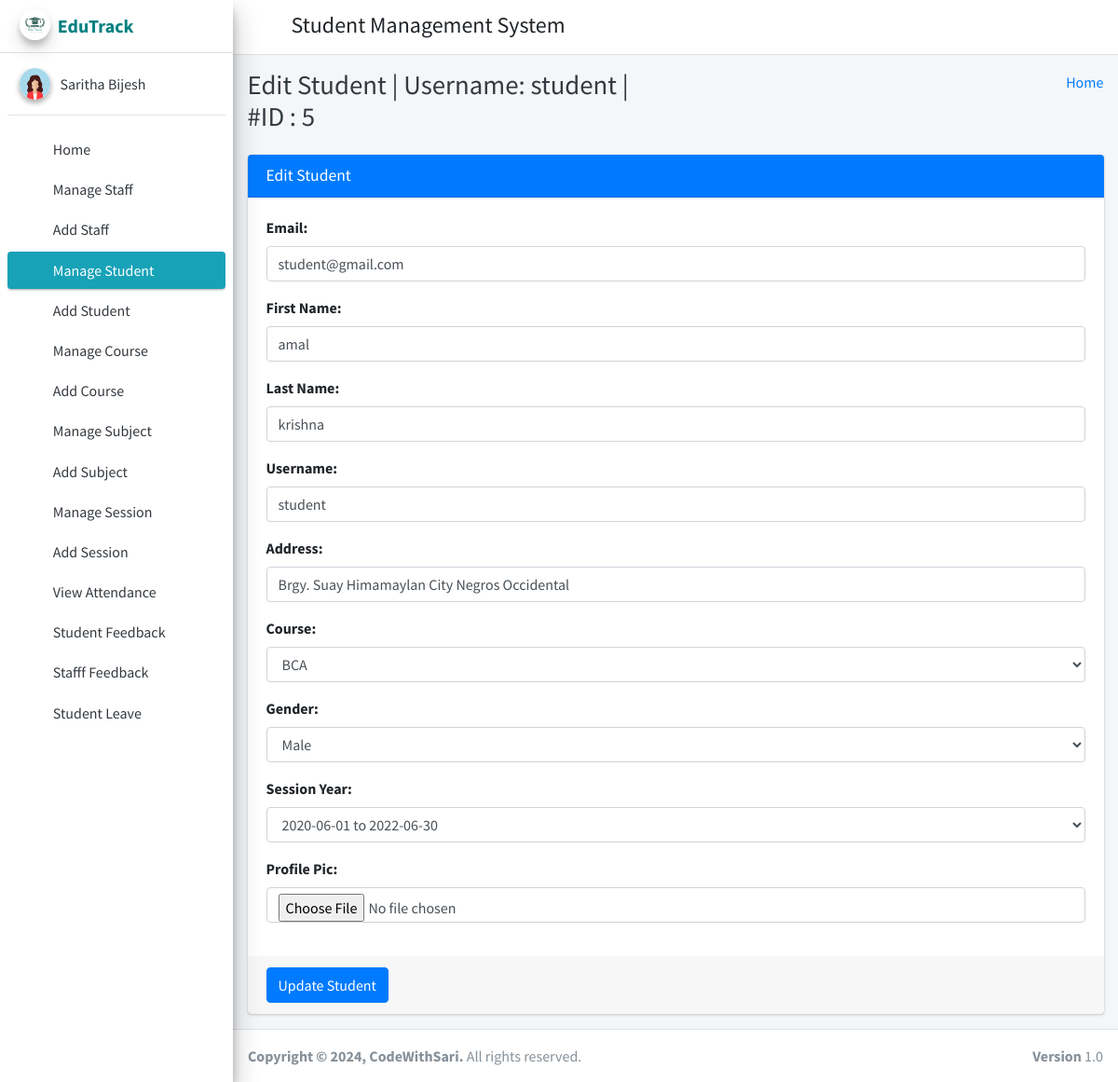
The app's page /edit_student/5 (signed in) with its own data.
### student_management_app/models.py (models this page shows)
class CustomUser(AbstractUser):
    user_type_data = ((1, "HOD"), (2, "Staff"), (3, "Student"))
    user_type = models.CharField(default=1, choices=user_type_data, max_length=10)

class Students(models.Model):
    id = models.AutoField(primary_key=True)
    admin = models.OneToOneField(CustomUser, on_delete = models.CASCADE)
    gender = models.CharField(max_length=50)
    profile_pic = models.FileField()
    address = models.TextField()
    course_id = models.ForeignKey(Courses, on_delete=models.DO_NOTHING, default=1)
    session_year_id = models.ForeignKey(SessionYearModel, on_delete=models.CASCADE)
    created_at = models.DateTimeField(auto_now_add=True)
    updated_at = models.DateTimeField(auto_now=True)
    objects = models.Manager()

### student_management_app/HodViews.py (the view)
# urls.py: path('edit_student/<student_id>', HodViews.edit_student, name="edit_student"),
def edit_student(request, student_id):
    request.session['student_id'] = student_id
    student = Students.objects.get(admin=student_id)
    form = EditStudentForm()
    form.fields['email'].initial = student.admin.email
    form.fields['username'].initial = student.admin.username
    form.fields['first_name'].initial = student.admin.first_name
    form.fields['last_name'].initial = student.admin.last_name
    form.fields['address'].initial = student.address
    form.fields['course_id'].initial = student.course_id.id
    form.fields['gender'].initial = student.gender
    form.fields['session_year_id'].initial = student.session_year_id.id
    context = {
        "id": student_id,
        "username": student.admin.username,
        "form": form
    }
    return render(request, "hod_template/edit_student_template.html", context)

### student_management_app/LoginCheckMiddleWare.py (called while the page is built, shortened)
    def process_view(self, request, view_func, view_args, view_kwargs):
        modulename = view_func.__module__
        user = request.user
        if user.is_authenticated:
            if user.user_type == "1":
                if modulename == "student_management_app.HodViews":
                    pass
                elif modulename == "student_management_app.views" or modulename == "django.views.static":
                    pass
                else:
                    return redirect("admin_home")
            else:
                return redirect("login")
        else:
            if request.path == reverse("login") or request.path == reverse("doLogin"):
                pass
            else:
                return redirect("login")

### student_management_app/templates/hod_template/edit_student_template.html (shortened to what this page needs)
{% extends 'hod_template/base_template.html' %}
{% block page_title %}
    Edit Student | Username: {{ username }} | #ID : {{ id }}
{% endblock page_title %}
{% block main_content %}
{% load static %}
<section class="content">
        <div class="container-fluid">
            <div class="row">
                <div class="col-md-12">
                    <div class="card card-primary">
                    <div class="card-header">
                        <h3 class="card-title">Edit Student</h3>
                    </div>
                    {% url 'edit_student_save' as action_path %}
                    {% include 'hod_template/form_template.html' with messages=messages form=form action_path=action_path button_text="Update Student" %}
                    </div>
                </div>
            </div>
        </div>
      </section>
  {% endblock main_content %}

### student_management_app/templates/hod_template/sidebar_template.html (shortened to what this page needs)
{% load static %}
<aside class="main-sidebar sidebar-light-info elevation-4">
      <a href="{% url 'admin_home' %}" class="brand-link">
        <img src="{% static 'dist/img/edutracklogo.jpeg' %}" alt="EduTrackLogo" class="brand-image img-circle elevation-3"
            style="opacity: .8">
        <span class="brand-text font-weight-bold" style="color: teal;">EduTrack</span>
      </a>
      <div class="sidebar">
        <div class="user-panel mt-3 pb-3 mb-3 d-flex">
          <div class="image">
            <img src="{% static 'dist/img/profpicgirl1.png' %}" class="img-circle elevation-2" alt="User Image">
          </div>
          <div class="info">
            <a href="{% url 'admin_profile' %}" class="d-block">{{ user.first_name }} {{ user.last_name }}</a>
          </div>
        </div>
        <nav class="mt-2">
          <ul class="nav nav-pills nav-sidebar flex-column" data-widget="treeview" role="menu" data-accordion="false">
            <li class="nav-item">
              {% url 'admin_home' as admin_home %}
              <a href="{{ admin_home }}" class="nav-link {% if request.path == admin_home %} active {% endif %}">
                <i class="nav-icon fas fa-tachometer-alt"></i>
                <p>
                  Home
                </p>
              </a>
            </li>
            <li class="nav-item">
              {% url 'manage_staff' as manage_staff %}
              {% url 'edit_staff' staff_id=id as edit_staff %}
              <a href="{{ manage_staff }}" class="nav-link {% if request.path == manage_staff %} active {% endif %} {% if request.path == edit_staff %} active {% endif %}">
                <i class="nav-icon fas fa-chalkboard-teacher"></i>
                <p>
                  Manage Staff
                </p>
              </a>
            </li>
            <li class="nav-item">
              {% url 'add_staff' as add_staff %}
              <a href="{{ add_staff }}" class="nav-link {% if request.path == add_staff %} active {% endif %}">
                <i class="nav-icon fas fa-th"></i>
                <p>
                  Add Staff
                </p>
              </a>
            </li>
            <li class="nav-item">
              {% url 'manage_student' as manage_student %}
              {% url 'edit_student' student_id=id as edit_student %}
              <a href="{{ manage_student }}" class="nav-link {% if request.path == manage_student %} active {% endif %} {% if request.path == edit_student %} active {% endif %}">
                <i class="nav-icon fas fa-user-graduate"></i>
                <p>
                  Manage Student
                </p>
              </a>
            </li>
            <li class="nav-item">
              {% url 'add_student' as add_student %}
              <a href="{{ add_student }}" class="nav-link {% if request.path == add_student %} active {% endif %}">
                <i class="nav-icon fas fa-th"></i>
                <p>
                  Add Student
                </p>
              </a>
            </li>
            <li class="nav-item">
              {% url 'manage_course' as manage_course %}
              {% url 'edit_course' course_id=id as edit_course %}
              <a href="{{ manage_course }}" class="nav-link {% if request.path == manage_course %} active {% endif %} {% if request.path == edit_course %} active {% endif %}">
                <i class="nav-icon fas fa-chalkboard"></i>
                <p>
                  Manage Course
                </p>
              </a>
            </li>
            <li class="nav-item">
            {% url 'add_course' as add_course %}
              <a href="{{ add_course }}" class="nav-link {% if request.path == add_course %} active {% endif %}">
                <i class="nav-icon fas fa-th"></i>
                <p>
                  Add Course
                </p>
              </a>
            </li>
            <li class="nav-item">
              {% url 'manage_subject' as manage_subject %}
              {% url 'edit_subject' subject_id=id as edit_subject %}
              <a href="{{ manage_subject }}" class="nav-link {% if request.path == manage_subject %} active {% endif %} {% if request.path == edit_subject %} active {% endif %}">
                <i class="nav-icon fas fa-book"></i>
                <p>
                  Manage Subject
                </p>
              </a>
            </li>
            <li class="nav-item">
              {% url 'add_subject' as add_subject %}
              <a href="{{ add_subject }}" class="nav-link {% if request.path == add_subject %} active {% endif %}">
                <i class="nav-icon fas fa-th"></i>
                <p>
                  Add Subject
                </p>
              </a>
            </li>
            <li class="nav-item">
              {% url 'manage_session' as manage_session %}
              {% url 'edit_session' session_id=id as edit_session %}
              <a href="{{ manage_session }}" class="nav-link {% if request.path == manage_session %} active {% endif %} {% if request.path == edit_session %} active {% endif %}">
                <i class="nav-icon fas fa-graduation-cap"></i>
                <p>
                  Manage Session
                </p>
              </a>
            </li>
            <li class="nav-item">
              {% url 'add_session' as add_session %}
              <a href="{{ add_session }}" class="nav-link {% if request.path == add_session %} active {% endif %}">
                <i class="nav-icon fas fa-th"></i>
                <p>
                  Add Session
                </p>
              </a>
            </li>
            <li class="nav-item">
              {% url 'admin_view_attendance' as admin_view_attendance %}
              <a href="{{ admin_view_attendance }}" class="nav-link {% if request.path == admin_view_attendance %} active {% endif %}">
                <i class="nav-icon fas fa-calendar-alt"></i>
                <p>
                  View Attendance
                </p>
              </a>
            </li>
            <li class="nav-item">
              {% url 'student_feedback_message' as student_feedback_message %}
              <a href="{{ student_feedback_message }}" class="nav-link {% if request.path == student_feedback_message %} active {% endif %}">
                <i class="nav-icon fas fa-th"></i>
                <p>
                  Student Feedback
                </p>
              </a>
            </li>
            <li class="nav-item">
              {% url 'staff_feedback_message' as staff_feedback_message %}
              <a href="{{ staff_feedback_message }}" class="nav-link {% if request.path == staff_feedback_message %} active {% endif %}">
                <i class="nav-icon fas fa-th"></i>
                <p>
                  Stafff Feedback
                </p>
              </a>
            </li>
            <li class="nav-item">
              {% url 'student_leave_view' as student_leave_view %}
              <a href="{{ student_leave_view }}" class="nav-link {% if request.path == student_leave_view %} active {% endif %}">
                <i class="nav-icon fas fa-th"></i>
                <p>
                  Student Leave
                </p>
              </a>
            </li>
            <li class="nav-item">
              {% url 'staff_leave_view' as staff_leave_view %}
              <a href="{{ staff_leave_view }}" class="nav-link {% if request.path == staff_leave_view %} active {% endif %}">
                <p>
                </p>
              </a>
            </li>
          </ul>
        </nav>
      </div>
    </aside>

### student_management_app/templates/hod_template/form_template.html (shortened to what this page needs)
                    <form role="form" method="POST" action="{{ action_path }}" enctype="multipart/form-data">
                        <div class="card-body">
                            {% for field in form %}
                                <div class="form-group">
                                    {{ field.label_tag }}
                                    {{ field }}
                                </div>
                            {% endfor %%}
                        </div>
                        <div class="card-footer">
                        <button type="submit" class="btn btn-primary">{{ button_text }}</button>
                        </div>
                    </form>

### records on screen
CustomUser: first_name "Saritha", last_name "Bijesh"
CustomUser: username "student", form "student@gmail.com" "amal" "krishna" "student"
Students: form "Brgy. Suay Himamaylan City Negros Occidental" "BCA" "Male" "2020-06-01 to 2022-06-30"

### other values on screen
{{ id }} "5"
{{ field.label_tag }} "Email:" "First Name:" "Last Name:" "Username:" "Address:" "Course:" "Gender:" "Session Year:" "Profile Pic:"
{{ button_text }} "Update Student"
